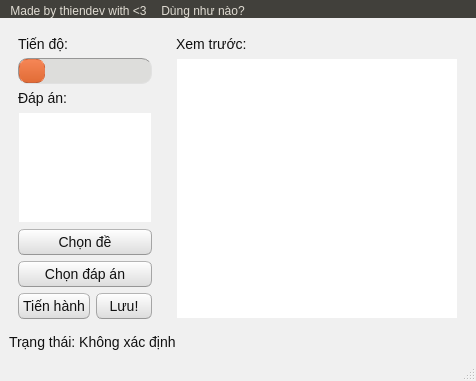
<?xml version="1.0" encoding="UTF-8"?>
<ui version="4.0">
 <class>MainWindow</class>
 <widget class="QMainWindow" name="MainWindow">
  <property name="geometry">
   <rect>
    <x>0</x>
    <y>0</y>
    <width>476</width>
    <height>381</height>
   </rect>
  </property>
  <property name="windowTitle">
   <string>Auto Answer</string>
  </property>
  <property name="styleSheet">
   <string notr="true">/*
Ubuntu Style Sheet for QT Applications
Author: Jaime A. Quiroga P.
Company: GTRONICK
Last updated: 01/10/2021 (dd/mm/yyyy), 15:18.
Available at: https://github.com/GTRONICK/QSS/blob/master/Ubuntu.qss
*/
QMainWindow {
	background-color:#f0f0f0;
}
QCheckBox {
	padding:2px;
}
QCheckBox:hover {
	border:1px solid rgb(255,150,60);
	border-radius:4px;
	padding: 1px;
	background-color:qlineargradient(spread:pad, x1:0.5, y1:1, x2:0.5, y2:0, stop:0 rgba(190, 90, 50, 50), stop:1 rgba(250, 130, 40, 50));
}
QCheckBox::indicator:checked {
	border:1px solid rgb(246, 134, 86);
	border-radius:4px;
  	background-color:rgb(246, 134, 86)
}
QCheckBox::indicator:unchecked {
	border-width:1px solid rgb(246, 134, 86);
	border-radius:4px;
  	background-color:rgb(255,255,255);
}
QColorDialog {
	background-color:#f0f0f0;
}
QComboBox {
	color:rgb(81,72,65);
	background: #ffffff;
}
QComboBox:editable {
	selection-color:rgb(81,72,65);
	selection-background-color: #ffffff;
}
QComboBox QAbstractItemView {
	selection-color: #ffffff;
	selection-background-color: rgb(246, 134, 86);
}
QComboBox:!editable:on, QComboBox::drop-down:editable:on {
	color:  #1e1d23;	
}
QDateTimeEdit, QDateEdit, QDoubleSpinBox, QFontComboBox {
	color:rgb(81,72,65);
	background-color: #ffffff;
}

QDialog {
	background-color:#f0f0f0;
}

QLabel,QLineEdit {
	color:rgb(17,17,17);
}
QLineEdit {
	background-color:rgb(255,255,255);
	selection-background-color:rgb(236,116,64);
}
QMenuBar {
	color:rgb(223,219,210);
	background-color:rgb(65,64,59);
}
QMenuBar::item {
	padding-top:4px;
	padding-left:4px;
	padding-right:4px;
	color:rgb(223,219,210);
	background-color:rgb(65,64,59);
}
QMenuBar::item:selected {
	color:rgb(255,255,255);
	padding-top:2px;
	padding-left:2px;
	padding-right:2px;
	border-top-width:2px;
	border-left-width:2px;
	border-right-width:2px;
	border-top-right-radius:4px;
	border-top-left-radius:4px;
	border-style:solid;
	background-color:rgb(65,64,59);
	border-top-color: rgb(47,47,44);
	border-right-color: qlineargradient(spread:pad, x1:0, y1:1, x2:1, y2:0, stop:0 rgba(90, 87, 78, 255), stop:1 rgba(47,47,44, 255));
	border-left-color:  qlineargradient(spread:pad, x1:1, y1:0, x2:0, y2:0, stop:0 rgba(90, 87, 78, 255), stop:1 rgba(47,47,44, 255));
}
QMenu {
	color:rgb(223,219,210);
	background-color:rgb(65,64,59);
}
QMenu::item {
	color:rgb(223,219,210);
	padding:4px 10px 4px 20px;
}
QMenu::item:selected {
	color:rgb(255,255,255);
	background-color: qlineargradient(spread:pad, x1:0.5, y1:1, x2:0.5, y2:0, stop:0 rgba(225, 108, 54, 255), stop:1 rgba(246, 134, 86, 255));
	border-style:solid;
	border-width:3px;
	padding:4px 7px 4px 17px;
	border-bottom-color:qlineargradient(spread:pad, x1:0.5, y1:1, x2:0.5, y2:0, stop:0 rgba(175,85,48,255), stop:1 rgba(236,114,67, 255));
	border-top-color:qlineargradient(spread:pad, x1:0.5, y1:1, x2:0.5, y2:0, stop:0 rgba(253,156,113,255), stop:1 rgba(205,90,46, 255));
	border-right-color:qlineargradient(spread:pad, x1:0, y1:0.5, x2:1, y2:0.5, stop:0 rgba(253,156,113,255), stop:1 rgba(205,90,46, 255));
	border-left-color:qlineargradient(spread:pad, x1:1, y1:0.5, x2:0, y2:0.5, stop:0 rgba(253,156,113,255), stop:1 rgba(205,90,46, 255));
}
QPlainTextEdit {
	border: 1px solid transparent;
	color:rgb(17,17,17);
	selection-background-color:rgb(236,116,64);
    background-color: #FFFFFF;
}
QProgressBar {
	text-align: center;
	color: rgb(0, 0, 0);
	border: 1px inset rgb(150,150,150); 
	border-radius: 10px;
	background-color:rgb(221,221,219);
}
QProgressBar::chunk:horizontal {
	background-color: qlineargradient(spread:pad, x1:0.5, y1:1, x2:0.5, y2:0, stop:0 rgba(225, 108, 54, 255), stop:1 rgba(246, 134, 86, 255));
	border:1px solid;
	border-radius:8px;
	border-bottom-color:qlineargradient(spread:pad, x1:0.5, y1:1, x2:0.5, y2:0, stop:0 rgba(175,85,48,255), stop:1 rgba(236,114,67, 255));
	border-top-color:qlineargradient(spread:pad, x1:0.5, y1:1, x2:0.5, y2:0, stop:0 rgba(253,156,113,255), stop:1 rgba(205,90,46, 255));
	border-right-color:qlineargradient(spread:pad, x1:0, y1:0.5, x2:1, y2:0.5, stop:0 rgba(253,156,113,255), stop:1 rgba(205,90,46, 255));
	border-left-color:qlineargradient(spread:pad, x1:1, y1:0.5, x2:0, y2:0.5, stop:0 rgba(253,156,113,255), stop:1 rgba(205,90,46, 255));
}
QPushButton{
	color:rgb(17,17,17);
	border-width: 1px;
	border-radius: 6px;
	border-bottom-color: rgb(150,150,150);
	border-right-color: rgb(165,165,165);
	border-left-color: rgb(165,165,165);
	border-top-color: rgb(180,180,180);
	border-style: solid;
	padding: 4px;
	background-color: qlineargradient(spread:pad, x1:0.5, y1:1, x2:0.5, y2:0, stop:0 rgba(220, 220, 220, 255), stop:1 rgba(255, 255, 255, 255));
}
QPushButton:hover{
	color:rgb(17,17,17);
	border-width: 1px;
	border-radius:6px;
	border-top-color: rgb(255,150,60);
	border-right-color: qlineargradient(spread:pad, x1:0, y1:1, x2:1, y2:0, stop:0 rgba(200, 70, 20, 255), stop:1 rgba(255,150,60, 255));
	border-left-color:  qlineargradient(spread:pad, x1:1, y1:0, x2:0, y2:0, stop:0 rgba(200, 70, 20, 255), stop:1 rgba(255,150,60, 255));
	border-bottom-color: rgb(200,70,20);
	border-style: solid;
	padding: 2px;
	background-color: qlineargradient(spread:pad, x1:0.5, y1:1, x2:0.5, y2:0, stop:0 rgba(220, 220, 220, 255), stop:1 rgba(255, 255, 255, 255));
}
QPushButton:default{
	color:rgb(17,17,17);
	border-width: 1px;
	border-radius:6px;
	border-top-color: rgb(255,150,60);
	border-right-color: qlineargradient(spread:pad, x1:0, y1:1, x2:1, y2:0, stop:0 rgba(200, 70, 20, 255), stop:1 rgba(255,150,60, 255));
	border-left-color:  qlineargradient(spread:pad, x1:1, y1:0, x2:0, y2:0, stop:0 rgba(200, 70, 20, 255), stop:1 rgba(255,150,60, 255));
	border-bottom-color: rgb(200,70,20);
	border-style: solid;
	padding: 2px;
	background-color: qlineargradient(spread:pad, x1:0.5, y1:1, x2:0.5, y2:0, stop:0 rgba(220, 220, 220, 255), stop:1 rgba(255, 255, 255, 255));
}
QPushButton:pressed{
	color:rgb(17,17,17);
	border-width: 1px;
	border-radius: 6px;
	border-width: 1px;
	border-top-color: rgba(255,150,60,200);
	border-right-color: qlineargradient(spread:pad, x1:0, y1:1, x2:1, y2:0, stop:0 rgba(200, 70, 20, 255), stop:1 rgba(255,150,60, 200));
	border-left-color:  qlineargradient(spread:pad, x1:1, y1:0, x2:0, y2:0, stop:0 rgba(200, 70, 20, 255), stop:1 rgba(255,150,60, 200));
	border-bottom-color: rgba(200,70,20,200);
	border-style: solid;
	padding: 2px;
	background-color: qlineargradient(spread:pad, x1:0.5, y1:0, x2:0.5, y2:1, stop:0 rgba(220, 220, 220, 255), stop:1 rgba(255, 255, 255, 255));
}
QPushButton:disabled{
	color:rgb(174,167,159);
	border-width: 1px;
	border-radius: 6px;
	background-color: qlineargradient(spread:pad, x1:0.5, y1:1, x2:0.5, y2:0, stop:0 rgba(200, 200, 200, 255), stop:1 rgba(230, 230, 230, 255));
}
QRadioButton {
	padding: 1px;
}
QRadioButton::indicator:checked {
	height: 10px;
	width: 10px;
	border-style:solid;
	border-radius:5px;
	border-width: 1px;
	border-color: rgba(246, 134, 86, 255);
	color: #a9b7c6;
	background-color:rgba(246, 134, 86, 255);
}
QRadioButton::indicator:!checked {
	height: 10px;
	width: 10px;
	border-style:solid;
	border-radius:5px;
	border-width: 1px;
	border-color: rgb(246, 134, 86);
	color: #a9b7c6;
	background-color: transparent;
}
QScrollArea {
	color: white;
	background-color:#f0f0f0;
}
QSlider::groove {
	border-style: solid;
	border-width: 1px;
	border-color: rgb(207,207,207);
}
QSlider::groove:horizontal {
	height: 5px;
	background: rgb(246, 134, 86);
}
QSlider::groove:vertical {
	width: 5px;
	background: rgb(246, 134, 86);
}
QSlider::handle:horizontal {
	background: rgb(253,253,253);
	border-style: solid;
	border-width: 1px;
	border-color: rgb(207,207,207);
	width: 12px;
	margin: -5px 0;
	border-radius: 7px;
}
QSlider::handle:vertical {
	background: rgb(253,253,253);
	border-style: solid;
	border-width: 1px;
	border-color: rgb(207,207,207);
	height: 12px;
	margin: 0 -5px;
	border-radius: 7px;
}
QSlider::add-page:horizontal, QSlider::add-page:vertical {
 	background: white;
}
QSlider::sub-page:horizontal, QSlider::sub-page:vertical {
	background: rgb(246, 134, 86);
}
QStatusBar, QSpinBox {
	color:rgb(81,72,65);
}
QSpinBox {
	background-color: #ffffff;
}
QScrollBar:horizontal {
	max-height: 20px;
	border: 1px transparent;
	margin: 0px 20px 0px 20px;
}
QScrollBar::handle:horizontal {
	background: rgb(253,253,253);
	border: 1px solid rgb(207,207,207);
	border-radius: 7px;
	min-width: 25px;
}
QScrollBar::handle:horizontal:hover {
	background: rgb(253,253,253);
	border: 1px solid rgb(255,150,60);
	border-radius: 7px;
	min-width: 25px;
}
QScrollBar::add-line:horizontal {
  	border: 1px solid rgb(207,207,207);
  	border-top-right-radius: 7px;
  	border-top-left-radius: 7px;
  	border-bottom-right-radius: 7px;
  	background: rgb(255, 255, 255);
  	width: 20px;
  	subcontrol-position: right;
  	subcontrol-origin: margin;
}
QScrollBar::add-line:horizontal:hover {
  	border: 1px solid rgb(255,150,60);
  	border-top-right-radius: 7px;
  	border-top-left-radius: 7px;
  	border-bottom-right-radius: 7px;
  	background: rgb(255, 255, 255);
  	width: 20px;
  	subcontrol-position: right;
  	subcontrol-origin: margin;
}
QScrollBar::add-line:horizontal:pressed {
  	border: 1px solid grey;
  	border-top-left-radius: 7px;
  	border-top-right-radius: 7px;
  	border-bottom-right-radius: 7px;
  	background: rgb(231,231,231);
  	width: 20px;
  	subcontrol-position: right;
  	subcontrol-origin: margin;
}
QScrollBar::sub-line:horizontal {
  	border: 1px solid rgb(207,207,207);
  	border-top-right-radius: 7px;
  	border-top-left-radius: 7px;
  	border-bottom-left-radius: 7px;
  	background: rgb(255, 255, 255);
  	width: 20px;
  	subcontrol-position: left;
  	subcontrol-origin: margin;
}
QScrollBar::sub-line:horizontal:hover {
  	border: 1px solid rgb(255,150,60);
  	border-top-right-radius: 7px;
  	border-top-left-radius: 7px;
  	border-bottom-left-radius: 7px;
  	background: rgb(255, 255, 255);
  	width: 20px;
  	subcontrol-position: left;
  	subcontrol-origin: margin;
}
QScrollBar::sub-line:horizontal:pressed {
  	border: 1px solid grey;
  	border-top-right-radius: 7px;
  	border-top-left-radius: 7px;
  	border-bottom-left-radius: 7px;
  	background: rgb(231,231,231);
  	width: 20px;
  	subcontrol-position: left;
  	subcontrol-origin: margin;
}
QScrollBar::left-arrow:horizontal {
  	border: 1px transparent grey;
  	border-top-left-radius: 3px;
  	border-bottom-left-radius: 3px;
  	width: 6px;
  	height: 6px;
  	background: rgb(230,230,230);
}
QScrollBar::right-arrow:horizontal {
	border: 1px transparent grey;
	border-top-right-radius: 3px;
	border-bottom-right-radius: 3px;
  	width: 6px;
  	height: 6px;
 	background: rgb(230,230,230);
}
QScrollBar::add-page:horizontal, QScrollBar::sub-page:horizontal {
 	background: none;
} 
QScrollBar:vertical {
	max-width: 20px;
	border: 1px transparent grey;
	margin: 20px 0px 20px 0px;
}
QScrollBar::add-line:vertical {
	border: 1px solid;
	border-color: rgb(207,207,207);
	border-bottom-right-radius: 7px;
	border-bottom-left-radius: 7px;
	border-top-left-radius: 7px;
	background: rgb(255, 255, 255);
  	height: 20px;
  	subcontrol-position: bottom;
  	subcontrol-origin: margin;
}
QScrollBar::add-line:vertical:hover {
  	border: 1px solid;
  	border-color: rgb(255,150,60);
  	border-bottom-right-radius: 7px;
  	border-bottom-left-radius: 7px;
  	border-top-left-radius: 7px;
  	background: rgb(255, 255, 255);
  	height: 20px;
  	subcontrol-position: bottom;
  	subcontrol-origin: margin;
}
QScrollBar::add-line:vertical:pressed {
  	border: 1px solid grey;
  	border-bottom-left-radius: 7px;
  	border-bottom-right-radius: 7px;
  	border-top-left-radius: 7px;
  	background: rgb(231,231,231);
  	height: 20px;
  	subcontrol-position: bottom;
  	subcontrol-origin: margin;
}
QScrollBar::sub-line:vertical {
  	border: 1px solid rgb(207,207,207);
  	border-top-right-radius: 7px;
  	border-top-left-radius: 7px;
  	border-bottom-left-radius: 7px;
  	background: rgb(255, 255, 255);
  	height: 20px;
  	subcontrol-position: top;
  	subcontrol-origin: margin;
}
QScrollBar::sub-line:vertical:hover {
  	border: 1px solid rgb(255,150,60);
  	border-top-right-radius: 7px;
  	border-top-left-radius: 7px;
  	border-bottom-left-radius: 7px;
	background: rgb(255, 255, 255);
  	height: 20px;
  	subcontrol-position: top;
  	subcontrol-origin: margin;
}
QScrollBar::sub-line:vertical:pressed {
  	border: 1px solid grey;
  	border-top-left-radius: 7px;
  	border-top-right-radius: 7px;
  	background: rgb(231,231,231);
 	height: 20px;
  	subcontrol-position: top;
  	subcontrol-origin: margin;
}
QScrollBar::handle:vertical {
	background: rgb(253,253,253);
	border: 1px solid rgb(207,207,207);
	border-radius: 7px;
	min-height: 25px;
}
QScrollBar::handle:vertical:hover {
	background: rgb(253,253,253);
	border: 1px solid rgb(255,150,60);
	border-radius: 7px;
	min-height: 25px;
}
QScrollBar::up-arrow:vertical {
	border: 1px transparent grey;
  	border-top-left-radius: 3px;
	border-top-right-radius: 3px;
  	width: 6px;
  	height: 6px;
  	background: rgb(230,230,230);
}
QScrollBar::down-arrow:vertical {
  	border: 1px transparent grey;
  	border-bottom-left-radius: 3px;
  	border-bottom-right-radius: 3px;
  	width: 6px;
  	height: 6px;
  	background: rgb(230,230,230);
}
QScrollBar::add-page:vertical, QScrollBar::sub-page:vertical {
  	background: none;
}
QTabWidget {
	color:rgb(0,0,0);
	background-color:rgb(247,246,246);
}
QTabWidget::pane {
	border-color: rgb(180,180,180);
	background-color:rgb(247,246,246);
	border-style: solid;
	border-width: 1px;
  	border-radius: 6px;
}
QTabBar::tab {
	padding-left:4px;
	padding-right:4px;
	padding-bottom:2px;
	padding-top:2px;
	color:rgb(81,72,65);
  	background-color: qlineargradient(spread:pad, x1:0.5, y1:1, x2:0.5, y2:0, stop:0 rgba(221,218,217,255), stop:1 rgba(240,239,238,255));
	border-style: solid;
	border-width: 1px;
  	border-top-right-radius:4px;
	border-top-left-radius:4px;
	border-top-color: rgb(180,180,180);
	border-left-color: rgb(180,180,180);
	border-right-color: rgb(180,180,180);
	border-bottom-color: transparent;
}
QTabBar::tab:selected, QTabBar::tab:last:selected, QTabBar::tab:hover {
  	background-color:rgb(247,246,246);
  	margin-left: 0px;
  	margin-right: 1px;
}
QTabBar::tab:!selected {
	margin-top: 1px;
	margin-right: 1px;
}
QTextEdit {
	border-width: 1px;
	border-style: solid;
	border-color:transparent;
	color:rgb(17,17,17);
	selection-background-color:rgb(236,116,64);
}
QTimeEdit, QToolBox, QToolBox::tab, QToolBox::tab:selected {
	color:rgb(81,72,65);
	background-color: #ffffff;
}</string>
  </property>
  <property name="animated">
   <bool>true</bool>
  </property>
  <widget class="QWidget" name="centralwidget">
   <property name="styleSheet">
    <string notr="true">font: 8pt &quot;Leelawadee UI&quot;;
font-size: 14px</string>
   </property>
   <layout class="QVBoxLayout" name="verticalLayout">
    <item>
     <layout class="QGridLayout" name="gridLayout">
      <item row="1" column="1">
       <widget class="QFrame" name="PreviewTab">
        <property name="minimumSize">
         <size>
          <width>300</width>
          <height>0</height>
         </size>
        </property>
        <layout class="QVBoxLayout" name="Preview">
         <item>
          <widget class="QLabel" name="label_2">
           <property name="text">
            <string>Xem trước:</string>
           </property>
          </widget>
         </item>
         <item>
          <widget class="QTextEdit" name="preview">
           <property name="readOnly">
            <bool>true</bool>
           </property>
           <property name="html">
            <string>&lt;!DOCTYPE HTML PUBLIC &quot;-//W3C//DTD HTML 4.0//EN&quot; &quot;http://www.w3.org/TR/REC-html40/strict.dtd&quot;&gt;
&lt;html&gt;&lt;head&gt;&lt;meta name=&quot;qrichtext&quot; content=&quot;1&quot; /&gt;&lt;style type=&quot;text/css&quot;&gt;
p, li { white-space: pre-wrap; }
&lt;/style&gt;&lt;/head&gt;&lt;body style=&quot; font-family:'Leelawadee UI'; font-size:14px; font-weight:400; font-style:normal;&quot;&gt;
&lt;p style=&quot;-qt-paragraph-type:empty; margin-top:0px; margin-bottom:0px; margin-left:0px; margin-right:0px; -qt-block-indent:0; text-indent:0px;&quot;&gt;&lt;br /&gt;&lt;/p&gt;&lt;/body&gt;&lt;/html&gt;</string>
           </property>
          </widget>
         </item>
        </layout>
       </widget>
      </item>
      <item row="1" column="0">
       <widget class="QFrame" name="ButtonTab">
        <property name="sizePolicy">
         <sizepolicy hsizetype="Maximum" vsizetype="Expanding">
          <horstretch>0</horstretch>
          <verstretch>0</verstretch>
         </sizepolicy>
        </property>
        <property name="minimumSize">
         <size>
          <width>150</width>
          <height>0</height>
         </size>
        </property>
        <property name="maximumSize">
         <size>
          <width>350</width>
          <height>16777215</height>
         </size>
        </property>
        <layout class="QVBoxLayout" name="Button">
         <property name="sizeConstraint">
          <enum>QLayout::SetDefaultConstraint</enum>
         </property>
         <item>
          <widget class="QLabel" name="label">
           <property name="styleSheet">
            <string notr="true"/>
           </property>
           <property name="text">
            <string>Tiến độ:</string>
           </property>
          </widget>
         </item>
         <item>
          <widget class="QProgressBar" name="bar">
           <property name="styleSheet">
            <string notr="true">QProgressBar {
	text-align:center;
}</string>
           </property>
           <property name="value">
            <number>20</number>
           </property>
           <property name="textVisible">
            <bool>true</bool>
           </property>
           <property name="orientation">
            <enum>Qt::Horizontal</enum>
           </property>
           <property name="invertedAppearance">
            <bool>false</bool>
           </property>
           <property name="textDirection">
            <enum>QProgressBar::TopToBottom</enum>
           </property>
           <property name="format">
            <string/>
           </property>
          </widget>
         </item>
         <item>
          <widget class="QLabel" name="label_3">
           <property name="text">
            <string>Đáp án:</string>
           </property>
          </widget>
         </item>
         <item>
          <widget class="QTextEdit" name="debug">
           <property name="readOnly">
            <bool>true</bool>
           </property>
           <property name="html">
            <string>&lt;!DOCTYPE HTML PUBLIC &quot;-//W3C//DTD HTML 4.0//EN&quot; &quot;http://www.w3.org/TR/REC-html40/strict.dtd&quot;&gt;
&lt;html&gt;&lt;head&gt;&lt;meta name=&quot;qrichtext&quot; content=&quot;1&quot; /&gt;&lt;style type=&quot;text/css&quot;&gt;
p, li { white-space: pre-wrap; }
&lt;/style&gt;&lt;/head&gt;&lt;body style=&quot; font-family:'Leelawadee UI'; font-size:14px; font-weight:400; font-style:normal;&quot;&gt;
&lt;p style=&quot;-qt-paragraph-type:empty; margin-top:0px; margin-bottom:0px; margin-left:0px; margin-right:0px; -qt-block-indent:0; text-indent:0px; font-family:'Segoe UI Semibold'; font-weight:56;&quot;&gt;&lt;br /&gt;&lt;/p&gt;&lt;/body&gt;&lt;/html&gt;</string>
           </property>
          </widget>
         </item>
         <item>
          <spacer name="verticalSpacer_2">
           <property name="orientation">
            <enum>Qt::Vertical</enum>
           </property>
           <property name="sizeType">
            <enum>QSizePolicy::Maximum</enum>
           </property>
           <property name="sizeHint" stdset="0">
            <size>
             <width>20</width>
             <height>40</height>
            </size>
           </property>
          </spacer>
         </item>
         <item>
          <widget class="QPushButton" name="exam">
           <property name="styleSheet">
            <string notr="true"/>
           </property>
           <property name="text">
            <string>Chọn đề</string>
           </property>
          </widget>
         </item>
         <item>
          <widget class="QPushButton" name="answer">
           <property name="text">
            <string>Chọn đáp án</string>
           </property>
          </widget>
         </item>
         <item>
          <layout class="QHBoxLayout" name="horizontalLayout">
           <item>
            <widget class="QPushButton" name="progress">
             <property name="text">
              <string>Tiến hành</string>
             </property>
            </widget>
           </item>
           <item>
            <widget class="QPushButton" name="save">
             <property name="text">
              <string>Lưu!</string>
             </property>
            </widget>
           </item>
          </layout>
         </item>
        </layout>
       </widget>
      </item>
     </layout>
    </item>
    <item>
     <widget class="QLabel" name="label_4">
      <property name="text">
       <string>Trạng thái: Không xác định</string>
      </property>
     </widget>
    </item>
   </layout>
  </widget>
  <widget class="QMenuBar" name="menubar">
   <property name="geometry">
    <rect>
     <x>0</x>
     <y>0</y>
     <width>476</width>
     <height>20</height>
    </rect>
   </property>
   <widget class="QMenu" name="menuMade_by_thiendev_with_3">
    <property name="enabled">
     <bool>false</bool>
    </property>
    <property name="font">
     <font>
      <family>Vinhan</family>
      <pointsize>8</pointsize>
      <weight>9</weight>
      <italic>false</italic>
      <bold>false</bold>
     </font>
    </property>
    <property name="cursor">
     <cursorShape>ForbiddenCursor</cursorShape>
    </property>
    <property name="mouseTracking">
     <bool>true</bool>
    </property>
    <property name="toolTip">
     <string>&lt;3</string>
    </property>
    <property name="styleSheet">
     <string notr="true">font: 75 8pt &quot;Vinhan&quot;;</string>
    </property>
    <property name="tearOffEnabled">
     <bool>true</bool>
    </property>
    <property name="title">
     <string>Made by thiendev with &lt;3</string>
    </property>
   </widget>
   <widget class="QMenu" name="menuHDSD">
    <property name="tearOffEnabled">
     <bool>false</bool>
    </property>
    <property name="title">
     <string>Dùng như nào?</string>
    </property>
    <addaction name="actionHelp"/>
   </widget>
   <addaction name="menuMade_by_thiendev_with_3"/>
   <addaction name="menuHDSD"/>
  </widget>
  <widget class="QStatusBar" name="statusbar">
   <property name="sizeGripEnabled">
    <bool>true</bool>
   </property>
  </widget>
  <action name="actionHelp">
   <property name="text">
    <string>Cách dùng &lt;.&gt;</string>
   </property>
  </action>
 </widget>
 <resources/>
 <connections/>
</ui>
